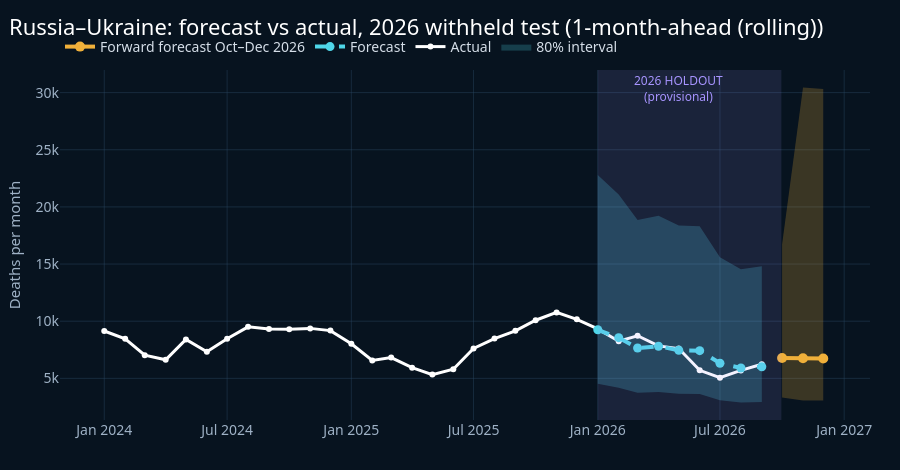
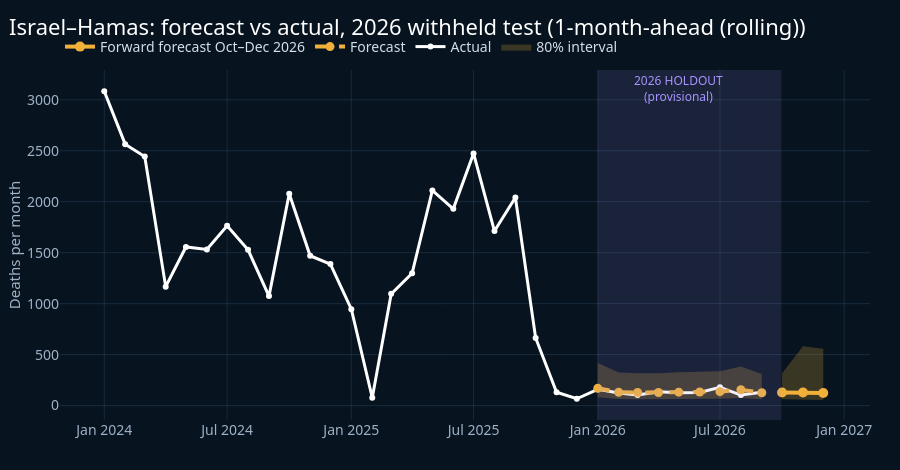
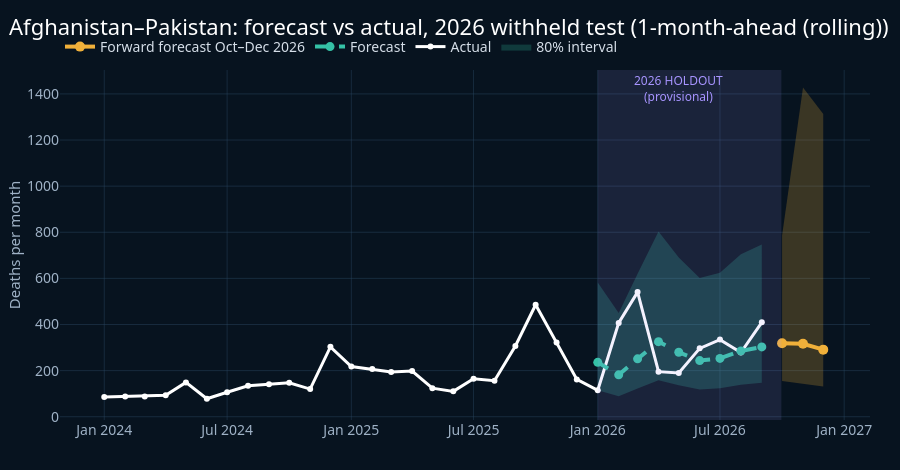
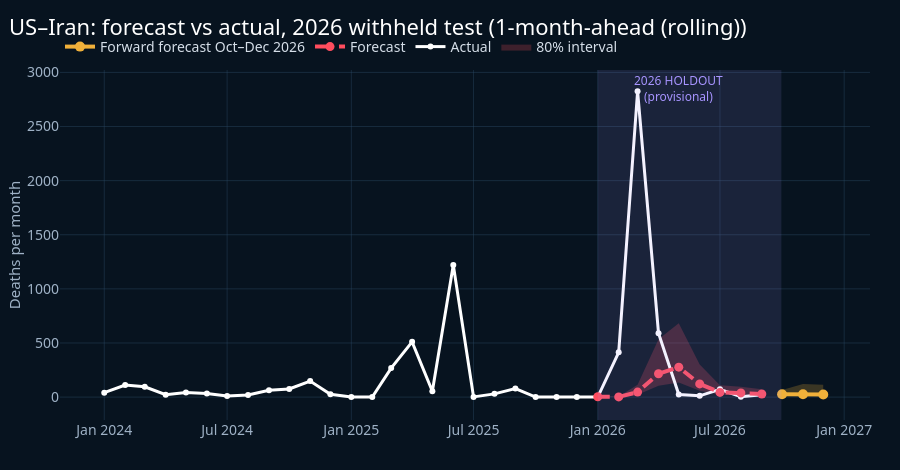

Write notebook code for charts like these, in order.
### Markdown cell above
## 4. Forecast vs actual on the withheld months

### Code cell
for case in C.CASES:
    viz.fig_forecast_case(cm, fc["preds"], case, track="A", future=fc["future"]).show()
